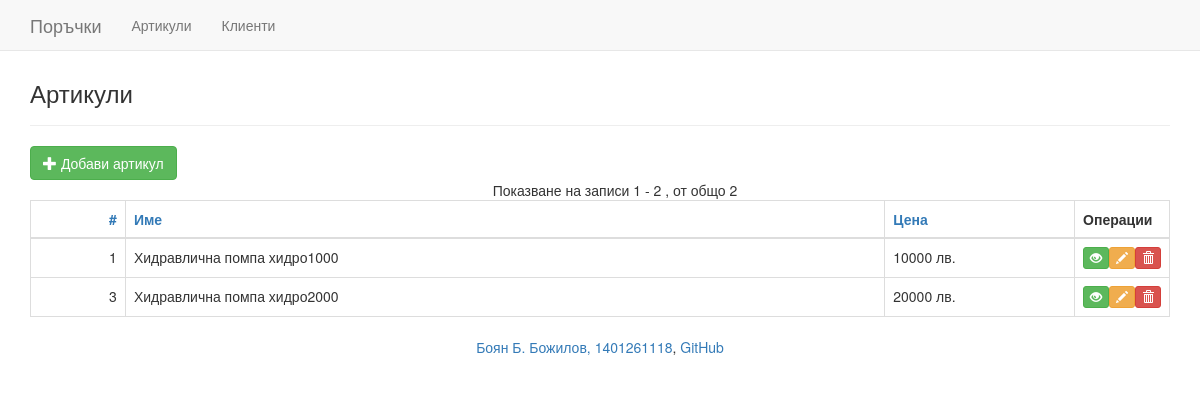
/Project/web/items.php, run on the app's committed database.
### tables this page shows
CREATE TABLE `items` (
  `item_id` int(11) NOT NULL,
  `item_name` varchar(60) NOT NULL COMMENT 'име на артикула',
  `item_price` decimal(10,0) UNSIGNED NOT NULL DEFAULT '0' COMMENT 'цена на артикула',
  `item_description` text COMMENT 'описание на артикула'
);

### Project/controllers/itemsController.php (the view, shortened to what this page needs)
<?php
class ItemsController
{
    public static function addNew() {
        return '
        <a href="items_add.php" class="btn btn-success">
            <span class="glyphicon glyphicon-plus"></span> Добави артикул
        </a>';
        }
    public static function fillTable (PDO $pdo, $orderBy, $resultsPerPage, $offset) {
         $sql= "SELECT
            `item_id`,
            `item_name`,
            `item_price`
            FROM `items`
            ORDER BY $orderBy
            LIMIT $resultsPerPage
            OFFSET $offset
            ";
        foreach ($pdo->query($sql) as $row) {
            echo '<tr>';
            echo '<td class="col-sm-1 text-right">'. $row['item_id'] . '</td>';
            echo '<td class="col-sm-8">' . $row['item_name'] . '</td>';
            echo '<td class="col-sm-2">' . $row['item_price'] . ' лв.'. '</td>';
            echo '<td class="col-sm-1 btn-group-justified">';
                echo '<a class="btn btn-xs btn-success"data-toggle="tooltip" data-placement="bottom"' .
                    'title="Информация" ' .
                    'href="items_info.php?id=' . $row['item_id'] .
                    '"><span class="glyphicon glyphicon-eye-open"></span></a>';
                echo '<a class="btn btn-xs btn-warning"data-toggle="tooltip" data-placement="bottom"' .
                    'title="Промени"' .
                    'href="items_edit.php?id=' . $row['item_id'] .
                    '"><span class="glyphicon glyphicon-pencil"></span></a>';
                echo '<a class="btn btn-xs btn-danger"data-toggle="tooltip" data-placement="bottom"' .
                    'title="Изтрий"' .
                    'href="items_delete.php?id=' . $row['item_id'] .
                    '"><span class="glyphicon glyphicon-trash"></span></a>';
            echo '</td>';
            echo '</tr>';
        }
    }
}

### data on the page
items: item_id "1", item_name "Хидравлична помпа хидро1000", item_price "10000"
items: item_id "3", item_name "Хидравлична помпа хидро2000", item_price "20000"

### other printed values
$offset+1 "1"
$nRows "2"
